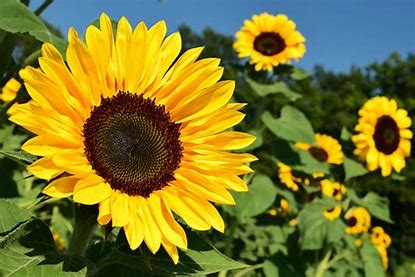
#> input picture Flowers/fotos_comprobacion/I1.jpg, 415 x 277 px, given in place of VID_20231207_082514.mp4, which was not available
$ jupyter execute cascade.ipynb
#> lines starting #> are read from the running program, lines starting #| are printed output that depends on the picture
[cell 1]
# obtener imagenes de un video
import cv2
# Inicializar un contador
i = 0
video_path = "C:\\Users\\ferna\\OneDrive\\Escritorio\\a\\VID_20231207_082514.mp4"

cap = cv2.VideoCapture(video_path)

while True:
    ret, frame = cap.read()
#> frame is the input picture: shape (277, 415, 3); mean B, G, R 43.1, 119.5, 123.8

    if not ret:
        break

    frame = cv2.resize(frame, (125, 125))
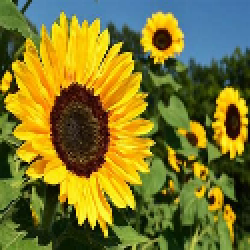
#> frame: shape (125, 125, 3) (shown 2 times larger); mean B, G, R 42.9, 119.3, 123.6
    i += 1
    cv2.imwrite('C:\\Users\\ferna\\OneDrive\\Escritorio\\a\\2p' + str(i) + '.jpg', frame)
    cv2.waitKey(100)

# Libera los recursos
cap.release()
cv2.destroyAllWindows()


$ run again, on Flowers/fotos_comprobacion/I10.jpg
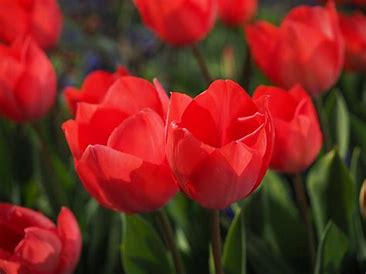
#> input picture Flowers/fotos_comprobacion/I10.jpg, 366 x 274 px, given in place of VID_20231207_082514.mp4, which was not available
#> frame is the input picture: shape (274, 366, 3); mean B, G, R 31.7, 40.1, 121.9
#> `frame = cv2.resize(frame, (125, 125))`:
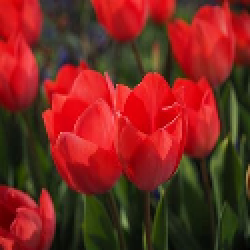
#> frame: shape (125, 125, 3) (shown 2 times larger); mean B, G, R 31.5, 40, 121.7

$ run again, on Flowers/fotos_comprobacion/I11.jpg
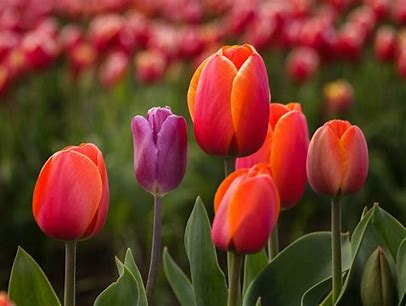
#> input picture Flowers/fotos_comprobacion/I11.jpg, 406 x 306 px, given in place of VID_20231207_082514.mp4, which was not available
#> frame is the input picture: shape (306, 406, 3); mean B, G, R 40.4, 58.5, 111.6
#> `frame = cv2.resize(frame, (125, 125))`:
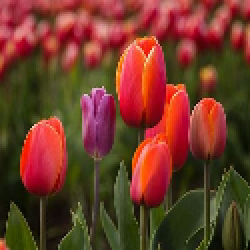
#> frame: shape (125, 125, 3) (shown 2 times larger); mean B, G, R 40.3, 58.4, 111.5

$ run again, on Flowers/fotos_comprobacion/I2.jpg
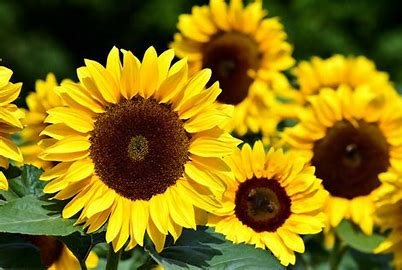
#> input picture Flowers/fotos_comprobacion/I2.jpg, 402 x 270 px, given in place of VID_20231207_082514.mp4, which was not available
#> frame is the input picture: shape (270, 402, 3); mean B, G, R 15.3, 114.9, 134.2
#> `frame = cv2.resize(frame, (125, 125))`:
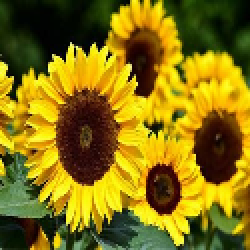
#> frame: shape (125, 125, 3) (shown 2 times larger); mean B, G, R 15.3, 114.8, 134.1
